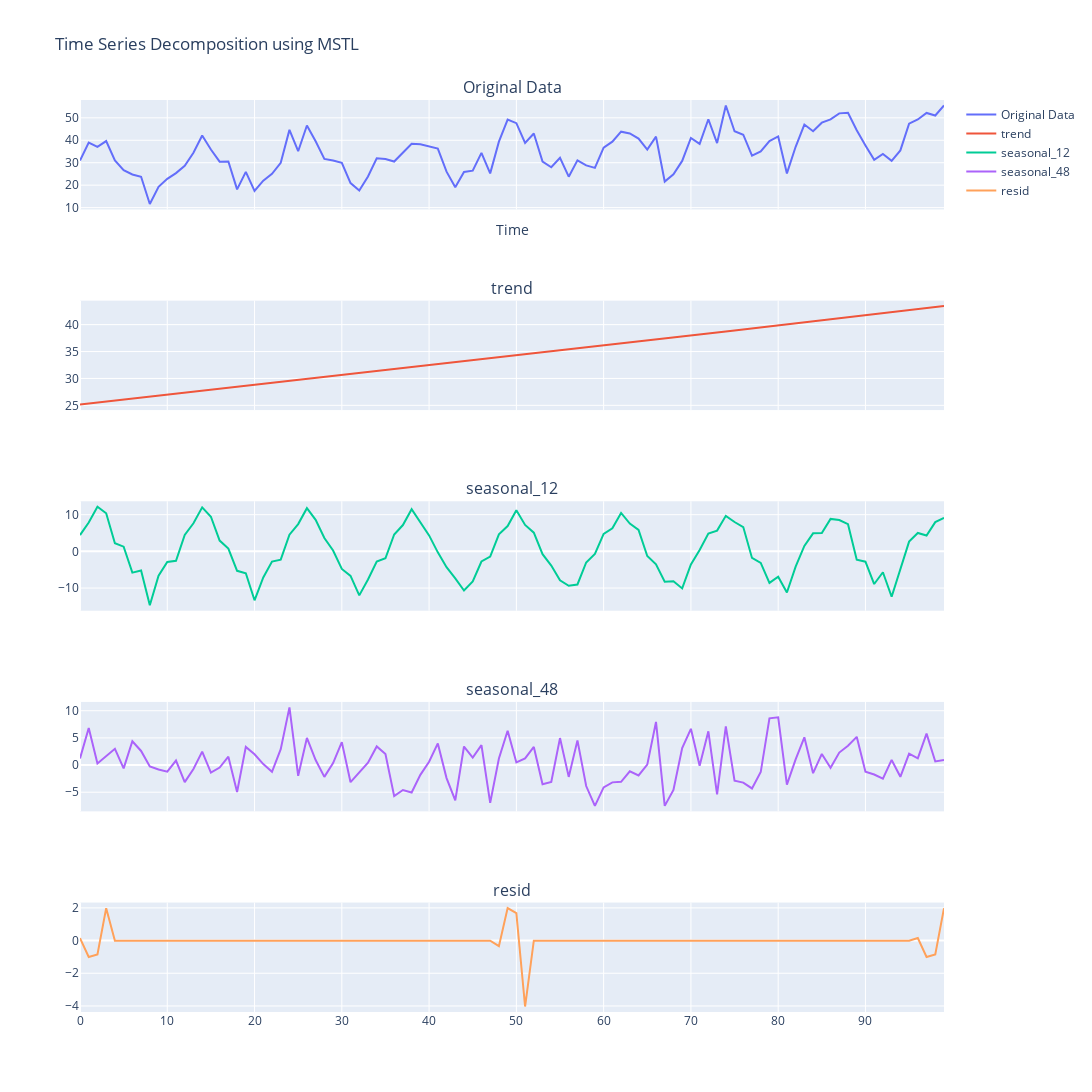

Notebook code cell kept with this figure:
### Markdown cell above
### *MSTL*

### Code cell
mstl = MSTL(df['six_month_demand'], periods=[12, 48])
result_mstl = mstl.fit()

# Plot the results
plot_components(result_mstl, 'MSTL')
